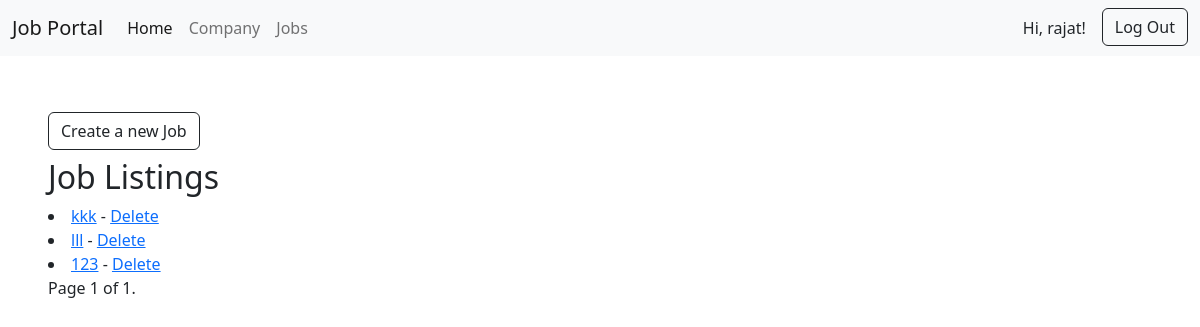
/jobs/ (signed in), run on an earlier commit of the app's database.
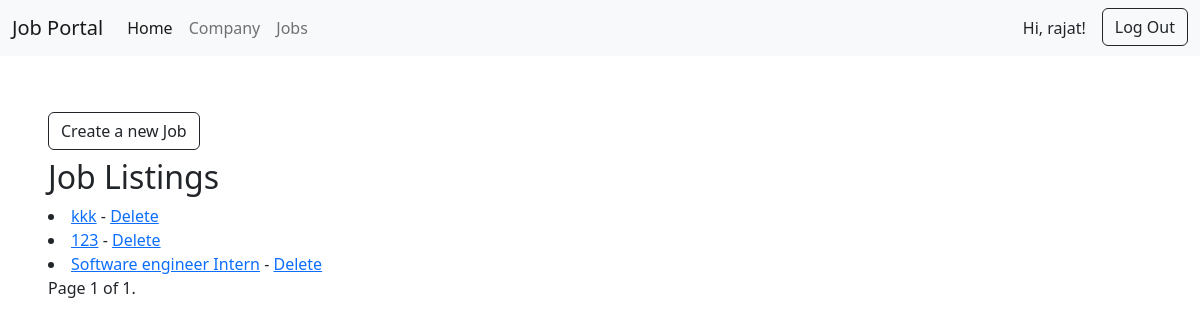
And on a later commit of the database.
### job/models.py (models this page shows, shortened)
class Job(models.Model):
    title = models.CharField(max_length=200)
    description = models.TextField()
    location = models.CharField(max_length=200)
    min_salary = models.IntegerField()
    max_salary = models.IntegerField()
    tags = models.ManyToManyField(Tag, related_name='jobs')
    company = models.ForeignKey(Company, on_delete=models.CASCADE, related_name="jobs")

### job/views.py (the view)
# urls.py: path("", views.list_job, name="list-jobs")
def list_job(request):
    company = request.user.company
    jobs = Job.objects.filter(company=company)
    paginator = Paginator(jobs, 10)
    page_number = request.GET.get("page")
    page_obj = paginator.get_page(page_number)
    return render(request, 'job/list_job.html', {'page_obj': page_obj})

### templates/job/list_job.html (shortened to what this page needs)
{% extends 'base.html' %}
{% block content %}
  <div class="m-5">
    <a class="btn btn-outline-dark my-2" href="{% url 'create-job' %}">Create a new Job</a>
    <h2>Job Listings</h2>
    {% if not page_obj %}
      NO JOB YET.
    {% else %}
      {% for job in page_obj %}
        <li>
          <a href="{% url 'update-job' job.id %}">{{ job.title }}</a> -
          <a href="{% url 'delete-job' job.id %}">Delete</a>
        </li>
      {% endfor %}
      <div class="pagination">
        <span class="step-links">
          <span class="current">Page {{ page_obj.number }} of {{ page_obj.paginator.num_pages }}.</span>
        </span>
      </div>
    {% endif %}
  </div>
{% endblock %}

### templates/base.html (shortened to what this page needs)
<!DOCTYPE html>
<html>
  <head>
    <link href="https://cdn.jsdelivr.net/npm/bootstrap@5.2.3/dist/css/bootstrap.min.css" rel="stylesheet" />
  </head>
  <body>
    <nav class="navbar navbar-expand-lg bg-light">
      <div class="container-fluid">
        <a class="navbar-brand" href="#">Job Portal</a>
        <div class="collapse navbar-collapse" id="navbarSupportedContent">
          <ul class="navbar-nav me-auto mb-2 mb-lg-0">
            <li class="nav-item">
              <a class="nav-link active" aria-current="page" href="/">Home</a>
            </li>
            {% if user.is_authenticated %}
            <li class="nav-item">
              <a class="nav-link" href="/company">Company</a>
            </li>
            <li class="nav-item">
              <a class="nav-link" href="/jobs">Jobs</a>
            </li>
            {% endif %}
          </ul>
          <div class="d-flex">
            {% if user.is_authenticated %}
              <p class="mx-3 my-2">Hi, {{ user.username }}!</p>
              <form action="{% url 'logout' %}" method="post">
                <button class="btn btn-outline-dark" type="submit">Log Out</button>
              </form>
            {% else %}
              <div class="d-flex">
              <a class="mx-3 btn btn-outline-dark" href="{% url 'login' %}">Log In</a>
              <a class="btn btn-outline-dark" href="{% url 'login' %}">Sign Up</a>
              <div>
            {% endif %}
          </div>
        </div>
      </div>
    </nav>
    <main>
      {% block content %}
      {% endblock %}
    </main>
  </body>
</html>

What changed in the data, as far as the page shows it:
removed Job: title "lll"
added Job: title "Software engineer Intern"
